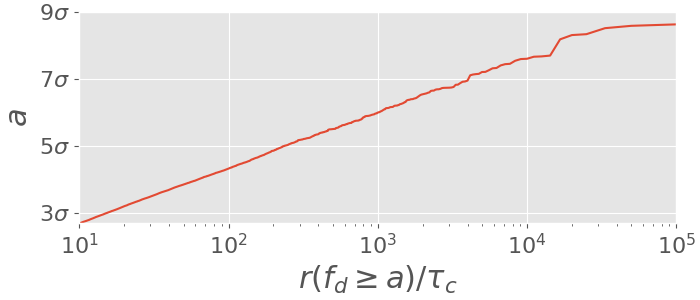

Recreate this plot in Python.
import numpy as np
import matplotlib.style
import matplotlib.pyplot as plt
from os.path import abspath, dirname, join

plt.style.use('ggplot')

path_to_file = "/home/tlestang/transition_hdd/thibault/These/lbm_code/seq/draft/scripts/" \
               + "courbe_temps_de_retour_drag_instant/return_times_drag_instant.dat"

buf = np.fromfile(path_to_file, float, -1, "");
n=int(len(buf)/2)
r = buf[0:n]
avec = buf[n:]

r = r / 2000;
mu = 0.0252;
sig = 0.0412;
avec = (avec-mu)/sig;

fig,ax = plt.subplots(1,1,figsize=(7,3),constrained_layout=True)
ax.set_xlim(10, 1e5)
ax.set_ylim(2.7, 9)
line, = ax.plot(r, avec)
ax.set_xscale('log')
#line.set_linewidth(.7)

ax.set_xlabel(r'$r(\tilde{f}_d \geq a) / \tau_c$',fontsize=22)
ax.set_ylabel('$a$',fontsize=22)
ax.set_yticks([3,5,7,9])
ax.set_yticklabels((r'$3\sigma$',r'$5\sigma$',r'$7\sigma$',r'$9\sigma$'))
plt.xticks(fontsize=16)
plt.yticks(fontsize=16)

fname = join(
    abspath(dirname(__file__)), splitext(__file__)[0] + ".eps"
    )

plt.savefig(fname)
